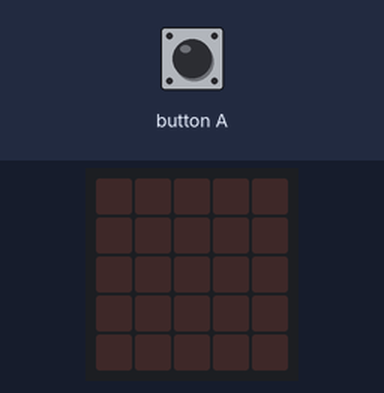
A program run on a simulated BBC micro:bit (MakeCode). Shown: the board's 5×5 LED display. The test bench sets the inputs (shaded band). Random numbers come from a fixed seed; the 48×5 strip is a reading aid, not a part: it shows the text the display is scrolling, unrolled, one strip-width of it at a time.

Above: at 1.2 s.
1.3 s: button A pressed for 0.15 s
At 8.5 s:
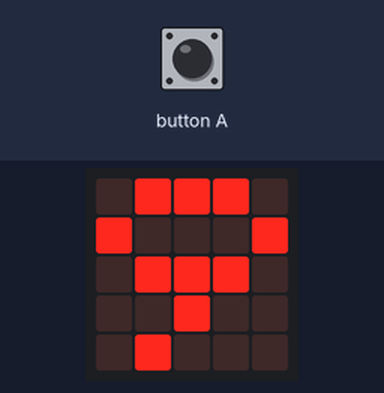
At 16.6 s:
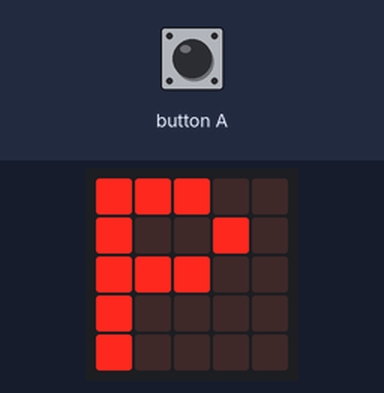
Timing chart, 0 to 18.1 s (numbered marks = the images above; inputs shaded):
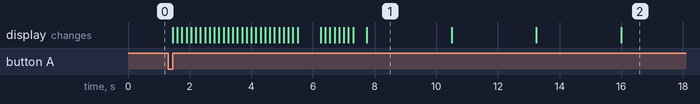

The program:

main.ts
```typescript
let Contrasenya = 0
let Numero = 0
let Lletra = 0
let simbolo = 0
input.onButtonPressed(Button.A, function () {
    basic.showString("Pass =")
    for (let index = 0; index < 8; index++) {
        Contrasenya = randint(1, 3)
        if (Contrasenya == 1) {
            Numero = randint(0, 9)
            basic.showString("" + (Numero))
            basic.pause(2000)
        } else if (Contrasenya == 2) {
            Lletra = randint(5, 8)
            if (Lletra == 5) {
                basic.showString("A")
                basic.pause(2000)
            } else if (Lletra == 6) {
                basic.showString("Z")
                basic.pause(2000)
            } else if (Lletra == 7) {
                basic.showString("N")
                basic.pause(2000)
            } else if (Lletra == 8) {
                basic.showString("P")
                basic.pause(2000)
            }
        } else if (Contrasenya == 3) {
            simbolo = randint(1, 4)
            if (simbolo == 1) {
                basic.showString("*")
                basic.pause(2000)
            } else if (simbolo == 2) {
                basic.showString("}")
                basic.pause(2000)
            } else if (simbolo == 3) {
                basic.showString("#")
                basic.pause(2000)
            } else if (simbolo == 4) {
                basic.showString("&")
                basic.pause(2000)
            }
        }
    }
    basic.clearScreen()
})
```

test.ts
```typescript
// aquí va el archivo "tests"; esto no se compilará cuando este paquete se utilice como una extensión.
```

Measured:
- what the display in image 1 shows lasts 2.7 s, from 7.8 s to 10.5 s
